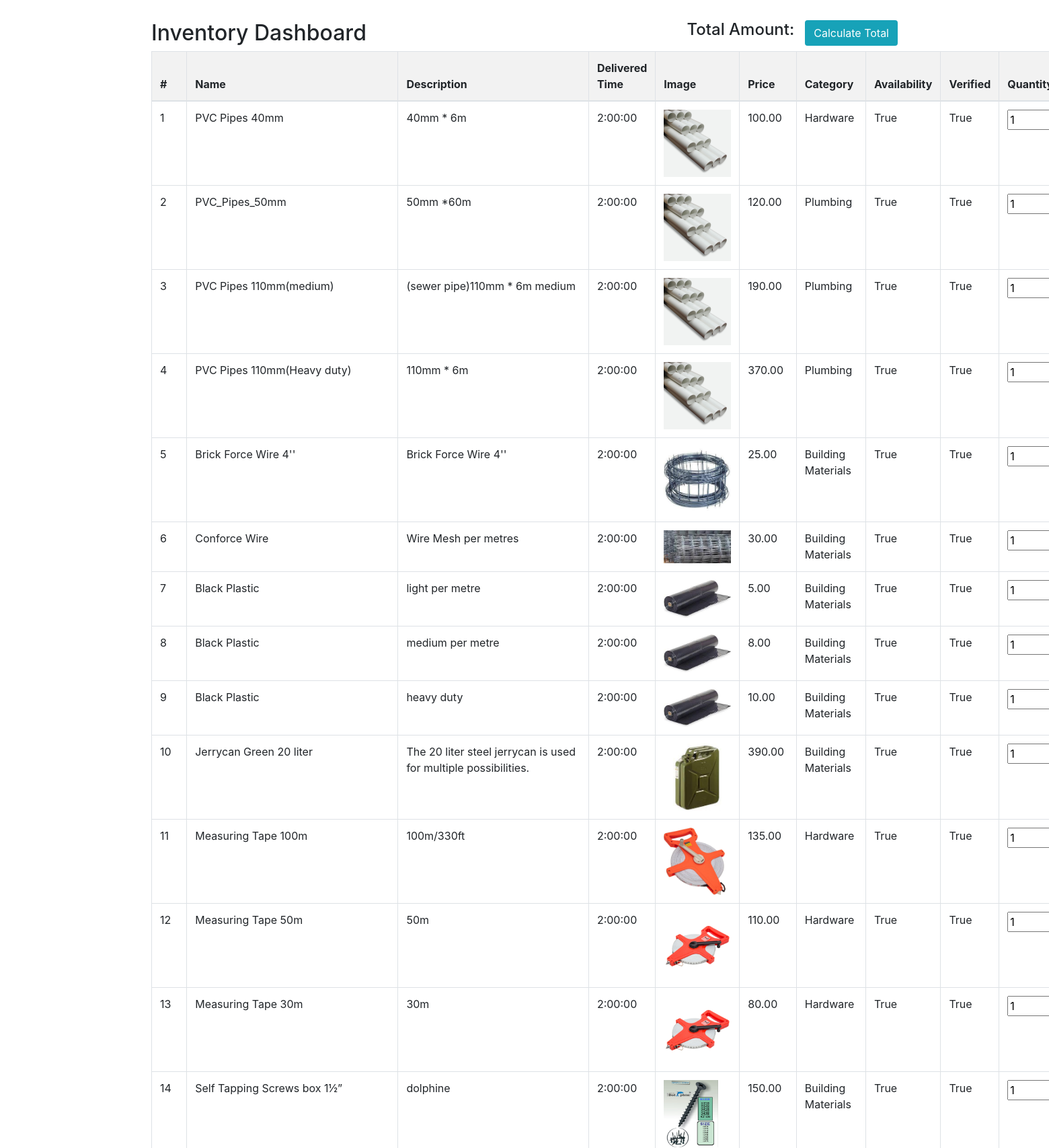
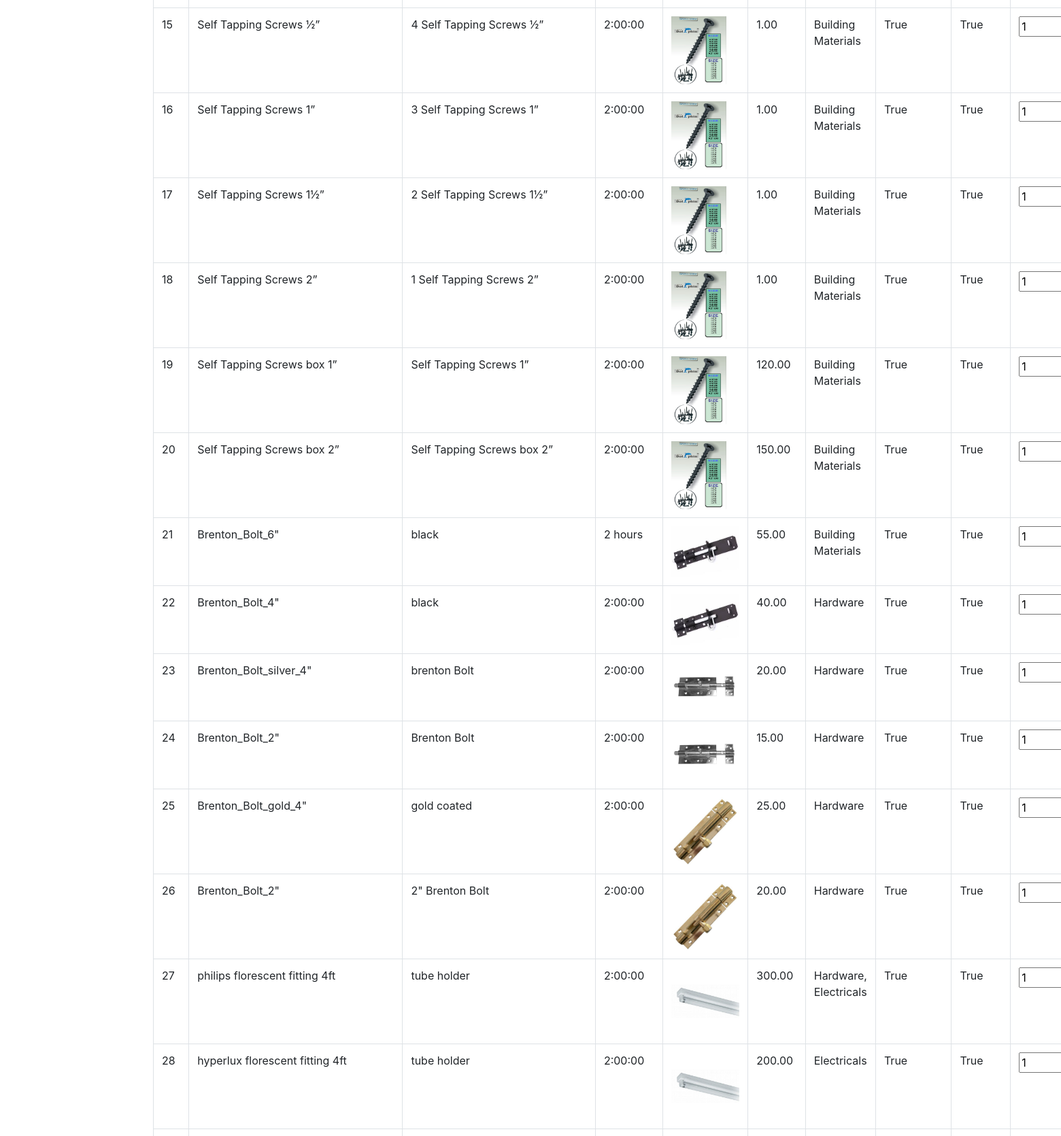
/deliver/dashboardx/ (upper part), run on the app's committed database (2 pictures, top to bottom).
### customer/models.py (models this page shows, shortened)
class MenuItem(models.Model):
    name = models.CharField(max_length=100)
    description = models.TextField()
    DeliveredTime = models.TextField(default=default_delivered_time)
    image = models.ImageField(upload_to='menu_images/')
    price = models.DecimalField(max_digits=10, decimal_places=2)
    category = models.ManyToManyField('Category', related_name='items')
    availability = models.BooleanField(default=True)
    is_verified = models.BooleanField(default=False)  # New field for verified items

class Category(models.Model):
    name = models.CharField(max_length=100)

### deliver/views.py (the view, shortened to what this page needs)
# urls.py: path('dashboardx/', menu_dashboardx, name='menu_dashboardx'),
def menu_dashboardx(request):
    form = MenuItemForm(request.POST or None, request.FILES or None)
    category_form = CategoryForm(request.POST or None)
    menu_items = MenuItem.objects.all()
    categories = Category.objects.all()
    context = {
        'form': form,
        'menu_items': menu_items,
        'category_form': category_form,
        'categories': categories
    }
    return render(request, 'deliver/dashboardx.html', context)

### deliver/forms.py
class MenuItemForm(forms.ModelForm):
    class Meta:
        model = MenuItem
        fields = '__all__'

class CategoryForm(forms.ModelForm):
    class Meta:
        model = Category
        fields = '__all__'

### customer/models.py (called while the page is built)
def default_delivered_time():
    return str(timedelta(hours=2))

### templates/deliver/dashboardx.html (shortened to what this page needs)
<!DOCTYPE html>
<html lang="en">
<head>
    <link rel="stylesheet" href="https://stackpath.bootstrapcdn.com/bootstrap/4.5.2/css/bootstrap.min.css">
</head>
<body>
<div class="container">
    <h2 class="d-flex justify-content-between align-items-center">
        <span>Inventory Dashboard</span>
    <div class="d-flex justify-content-end">
        <h4 class="mr-3">Total Amount:</h4>
        <span class="btn btn-total">Calculate Total</span>
    </div>
    </h2>
    <table class="table table-bordered">
        <thead>
            <tr>
                <th>#</th>
                <th>Name</th>
                <th>Description</th>
                <th>Delivered Time</th>
                <th>Image</th>
                <th>Price</th>
                <th>Category</th>
                <th>Availability</th>
                <th>Verified</th>
                <th>Quantity</th>
            </tr>
        </thead>
        <tbody>
            {% for item in menu_items %}
            <tr>
                <td>{{ forloop.counter }}</td>
                <td>{{ item.name }}</td>
                <td>{{ item.description }}</td>
                <td>{{ item.DeliveredTime }}</td>
                <td><img src="{{ item.image.url }}" alt="{{ item.name }}" style="max-width: 100px; max-height: 100px;"></td>
                <td>{{ item.price }}</td>
                <td>
                    {% for category in item.category.all %}
                        {{ category.name }}{% if not forloop.last %}, {% endif %}
                    {% endfor %}
                </td>
                <td>{{ item.availability }}</td>
                <td>{{ item.is_verified }}</td>
                <td>
                    <input type="number" name="quantity" value="1" min="1">
                </td>
            </tr>
            {% endfor %}
        </tbody>
    </table>
</div>
</body>
</html>

### templates/deliver/dashboardx.html (style rules this page uses)
.container { margin-top: 30px; }
table { width: 100%; margin-bottom: 20px; }
th, td { border: 1px solid #ddd; padding: 12px; text-align: left; }
th { background-color: #f2f2f2; }
.btn-total { background-color: #17a2b8; color: #fff; }

### data on the page
MenuItem: name "PVC Pipes 40mm", description "40mm * 6m", DeliveredTime "2:00:00", image (picture), price "100.00", availability "True", is_verified "True"
Category: name "Hardware"
MenuItem: name "PVC_Pipes_50mm", description "50mm *60m", DeliveredTime "2:00:00", image (picture), price "120.00", availability "True", is_verified "True"
Category: name "Plumbing"
MenuItem: name "PVC Pipes 110mm(medium)", description "(sewer pipe)110mm * 6m medium", DeliveredTime "2:00:00", image (picture), price "190.00", availability "True", is_verified "True"
MenuItem: name "PVC Pipes 110mm(Heavy duty)", description "110mm * 6m", DeliveredTime "2:00:00", image (picture), price "370.00", availability "True", is_verified "True"
MenuItem: name "Brick Force Wire 4''", description "Brick Force Wire 4''", DeliveredTime "2:00:00", image (picture), price "25.00", availability "True", is_verified "True"
Category: name "Building Materials"
MenuItem: name "Conforce Wire", description "Wire Mesh per metres", DeliveredTime "2:00:00", image (picture), price "30.00", availability "True", is_verified "True"
MenuItem: name "Black Plastic", description "light per metre", DeliveredTime "2:00:00", image (picture), price "5.00", availability "True", is_verified "True"
MenuItem: name "Black Plastic", description "medium per metre", DeliveredTime "2:00:00", image (picture), price "8.00", availability "True", is_verified "True"
MenuItem: name "Black Plastic", description "heavy duty", DeliveredTime "2:00:00", image (picture), price "10.00", availability "True", is_verified "True"
MenuItem: name "Jerrycan Green 20 liter", description "The 20 liter steel jerrycan is used for multiple possibilities.", DeliveredTime "2:00:00", image (picture), price "390.00", availability "True", is_verified "True"
MenuItem: name "Measuring Tape 100m", description "100m/330ft", DeliveredTime "2:00:00", image (picture), price "135.00", availability "True", is_verified "True"
MenuItem: name "Measuring Tape 50m", description "50m", DeliveredTime "2:00:00", image (picture), price "110.00", availability "True", is_verified "True"
MenuItem: name "Measuring Tape 30m", description "30m", DeliveredTime "2:00:00", image (picture), price "80.00", availability "True", is_verified "True"
MenuItem: name "Self Tapping Screws box 1½”", description "dolphine", DeliveredTime "2:00:00", image (picture), price "150.00", availability "True", is_verified "True"
MenuItem: name "Self Tapping Screws ½”", description "4 Self Tapping Screws ½”", DeliveredTime "2:00:00", image (picture), price "1.00", availability "True", is_verified "True"
MenuItem: name "Self Tapping Screws 1”", description "3 Self Tapping Screws 1”", DeliveredTime "2:00:00", image (picture), price "1.00", availability "True", is_verified "True"
MenuItem: name "Self Tapping Screws 1½”", description "2 Self Tapping Screws 1½”", DeliveredTime "2:00:00", image (picture), price "1.00", availability "True", is_verified "True"
MenuItem: name "Self Tapping Screws 2”", description "1 Self Tapping Screws 2”", DeliveredTime "2:00:00", image (picture), price "1.00", availability "True", is_verified "True"
MenuItem: name "Self Tapping Screws box 1”", description "Self Tapping Screws 1”", DeliveredTime "2:00:00", image (picture), price "120.00", availability "True", is_verified "True"
MenuItem: name "Self Tapping Screws box 2”", description "Self Tapping Screws box 2”", DeliveredTime "2:00:00", image (picture), price "150.00", availability "True", is_verified "True"
MenuItem: name "Brenton_Bolt_6\"", description "black", DeliveredTime "2 hours", image (picture), price "55.00", availability "True", is_verified "True"
MenuItem: name "Brenton_Bolt_4\"", description "black", DeliveredTime "2:00:00", image (picture), price "40.00", availability "True", is_verified "True"
MenuItem: name "Brenton_Bolt_silver_4\"", description "brenton Bolt", DeliveredTime "2:00:00", image (picture), price "20.00", availability "True", is_verified "True"
MenuItem: name "Brenton_Bolt_2\"", description "Brenton Bolt", DeliveredTime "2:00:00", image (picture), price "15.00", availability "True", is_verified "True"
MenuItem: name "Brenton_Bolt_gold_4\"", description "gold coated", DeliveredTime "2:00:00", image (picture), price "25.00", availability "True", is_verified "True"
MenuItem: name "Brenton_Bolt_2\"", description "2\" Brenton Bolt", DeliveredTime "2:00:00", image (picture), price "20.00", availability "True", is_verified "True"
MenuItem: name "philips florescent fitting 4ft", description "tube holder", DeliveredTime "2:00:00", image (picture), price "300.00", availability "True", is_verified "True"
Category: name "Electricals"
MenuItem: name "hyperlux florescent fitting 4ft", description "tube holder", DeliveredTime "2:00:00", image (picture), price "200.00", availability "True", is_verified "True"
